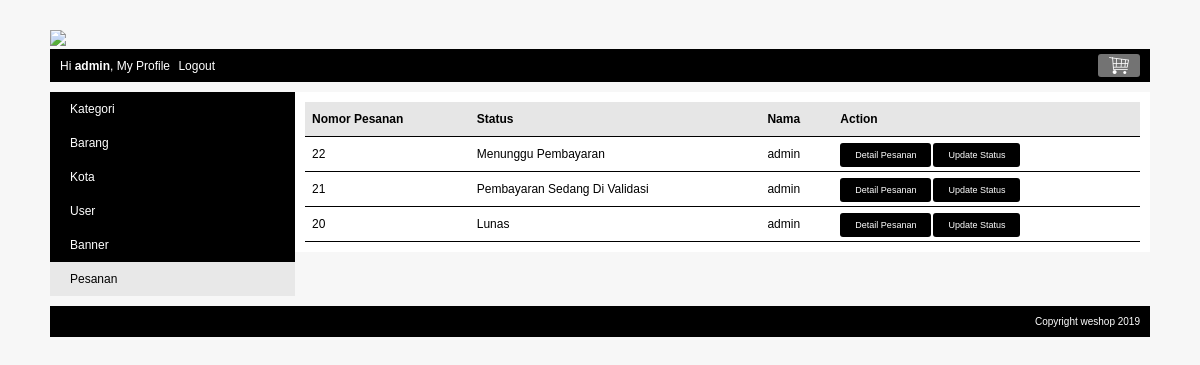
The app's page /index.php?page=my_profile&module=pesanan&action=list (signed in) with its own data.
### tables this page shows
CREATE TABLE `pesanan` (
  `pesanan_id` int(10) NOT NULL,
  `kota_id` int(10) NOT NULL,
  `user_id` int(10) NOT NULL,
  `nama_penerima` varchar(150) NOT NULL,
  `nomor_telepon` varchar(15) NOT NULL,
  `alamat` varchar(300) NOT NULL,
  `tanggal_pemesanan` datetime NOT NULL,
  `status` tinyint(4) NOT NULL
);

CREATE TABLE `user` (
  `user_id` int(10) NOT NULL,
  `level` varchar(30) NOT NULL,
  `nama` varchar(150) NOT NULL,
  `email` varchar(160) NOT NULL,
  `alamat` varchar(400) NOT NULL,
  `phone` varchar(15) NOT NULL,
  `password` varchar(300) NOT NULL,
  `status` enum('on','off') NOT NULL
);

### function/helper.php (called while the page is built, shortened)
<?php
	$arrayStatusPesanan[0] = "Menunggu Pembayaran";
	$arrayStatusPesanan[1] = "Pembayaran Sedang Di Validasi";
	$arrayStatusPesanan[2] = "Lunas";
	$arrayStatusPesanan[3] = "Pembayaran Di Tolak";

### module/pesanan/list.php (the view)
<?php
	if($level == "superadmin") {
		$queryPesanan = mysqli_query($koneksi, "SELECT pesanan.*, user.nama FROM pesanan JOIN user ON pesanan.user_id=user.user_id ORDER BY pesanan.tanggal_pemesanan DESC");
	} else {
		$queryPesanan = mysqli_query($koneksi, "SELECT pesanan.*, user.nama FROM pesanan JOIN user ON pesanan.user_id=user.user_id WHERE pesanan.user_id='$user_id' ORDER BY pesanan.tanggal_pemesanan DESC");
	}
	if(mysqli_num_rows($queryPesanan) == 0) {
		echo "<h3>Saat ini belum ada data pesanan</h3>";
	} else {
		echo "<table class='table-list'>
				<tr class='baris-title'>
					<th class='kiri'>Nomor Pesanan</th>
					<th class='kiri'>Status</th>
					<th class='kiri'>Nama</th>
					<th class='kiri'>Action</th>
				</tr>";
		$adminButton = "";
		while($row = mysqli_fetch_assoc($queryPesanan)) {
			if($level == "superadmin"){
				$adminButton = "<a class='tombol-action' href='".BASE_URL."index.php?page=my_profile&module=pesanan&action=status&pesanan_id=$row[pesanan_id]'>Update Status</a>";
			}
			$status = $row['status'];
			echo "<tr>
					<td class='kiri'>$row[pesanan_id]</td>
					<td class='kiri'>$arrayStatusPesanan[$status]</td>
					<td class='kiri'>$row[nama]</td>
					<td class='kiri'>
						<a class='tombol-action' href='".BASE_URL."index.php?page=my_profile&module=pesanan&action=detail&pesanan_id=$row[pesanan_id]'>Detail Pesanan</a>$adminButton
					</td>
				  </tr>";
		}
		echo "</table>";
	}
?>

### css/style.css (style rules this page uses)
body { font-family:arial; font-size:12px; color: #000000; background: #f7f7f7; margin:0px; }
.table-list { width: 100%; border-collapse: collapse; }
.table-list tr { border-bottom: 1px solid #000000; }
.table-list tr.baris-title { background: #E6E6E6; }
.table-list tr th, .table-list tr td { padding: 10px 7px; }
.kiri { text-align: left; }
.tombol-action { background: #000000; color: white; padding: 7px 15px; border-radius: 3px; cursor: pointer; text-decoration: none; margin-right: 2px; font-size: 9px }

### records on screen
pesanan: pesanan_id "22", status "Menunggu Pembayaran", user.nama "admin"
pesanan: pesanan_id "21", status "Pembayaran Sedang Di Validasi", user.nama "admin"
pesanan: pesanan_id "20", status "Lunas", user.nama "admin"

### other values on screen
$nama "admin"
